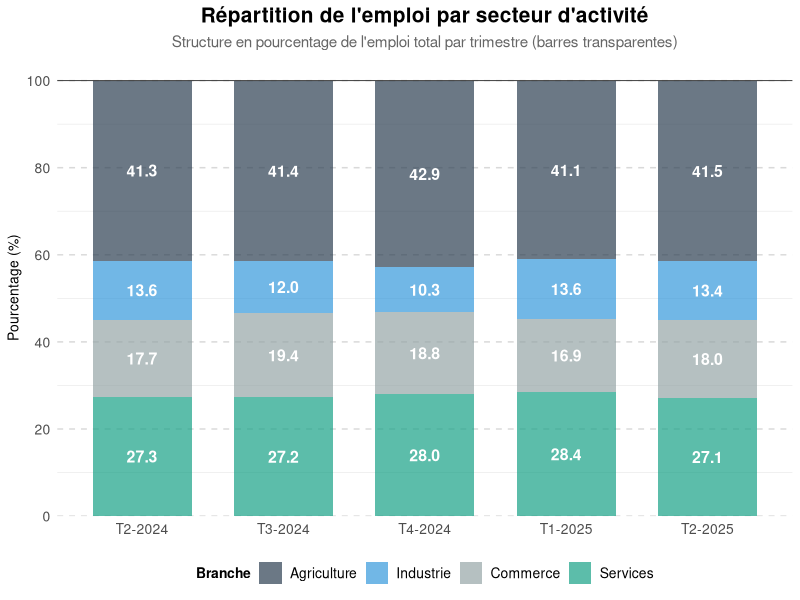

Write R code to recreate this figure.
# =======================================================================
# 📊 GRAPHIQUE FINAL — Répartition de l'emploi (Barres empilées 100% transparentes)
# =======================================================================

library(ggplot2)
library(tidyr)
library(dplyr)
library(scales) 

# --- 1. Données ---
emploi_secteur <- data.frame(
  Periode = factor(
    c("T2-2024", "T3-2024", "T4-2024", "T1-2025", "T2-2025"),
    levels = c("T2-2024", "T3-2024", "T4-2024", "T1-2025", "T2-2025")
  ),
  Agriculture = c(41.34, 41.38, 42.9, 41.06, 41.49),
  Industrie   = c(13.59, 11.99, 10.3, 13.59, 13.43),
  Commerce    = c(17.73, 19.38, 18.8, 16.95, 18.00),
  Services    = c(27.34, 27.25, 28.0, 28.39, 27.09)
)

# --- 2. Format long ---
emploi_long <- emploi_secteur %>%
  pivot_longer(cols = -Periode, names_to = "Secteur", values_to = "Pourcentage") %>%
  mutate(
    Secteur = factor(
      Secteur,
      levels = c("Agriculture", "Industrie", "Commerce", "Services")
    )
  )

# --- 3. Palette transparente ---
couleurs_secteurs <- c(
  "Agriculture" = "#2C3E50",
  "Industrie"   = "#3498DB",
  "Commerce"    = "#95A5A6",
  "Services"    = "#16A085"
)

couleurs_transparentes <- scales::alpha(couleurs_secteurs, 0.7)

# --- 4. Graphique ---
p <- ggplot(emploi_long, aes(x = Periode, y = Pourcentage, fill = Secteur)) +
  
  geom_bar(stat = "identity", width = 0.7) +
  
  geom_hline(yintercept = 100, color = "gray20", linewidth = 0.3) +
  
  # ---- LABELS SANS % ----
geom_text(
  aes(label = sprintf("%.1f", Pourcentage)),
  position = position_stack(vjust = 0.5),
  size = 4,
  fontface = "bold",
  color = "white"
) +
  
  scale_fill_manual(values = couleurs_transparentes) +
  
  scale_y_continuous(
    limits = c(0, 105),
    breaks = seq(0, 100, 20),
    expand = c(0, 0)
  ) +
  
  labs(
    title = "Répartition de l'emploi par secteur d'activité",
    subtitle = "Structure en pourcentage de l'emploi total par trimestre (barres transparentes)",
    x = NULL,
    y = "Pourcentage (%)",
    fill = "Branche"
  ) +
  
  theme_minimal() +
  theme(
    plot.title = element_text(size = 15, face = "bold", hjust = 0.5),
    plot.subtitle = element_text(size = 11, color = "gray40", hjust = 0.5),
    legend.position = "bottom",
    legend.text = element_text(size = 10),
    legend.title = element_text(size = 10, face = "bold"),
    panel.grid.major.x = element_blank(),
    panel.grid.major.y = element_line(color = "gray85", linetype = "dashed"),
    axis.text = element_text(size = 10),
    axis.title.y = element_text(size = 10)
  )

print(p)
